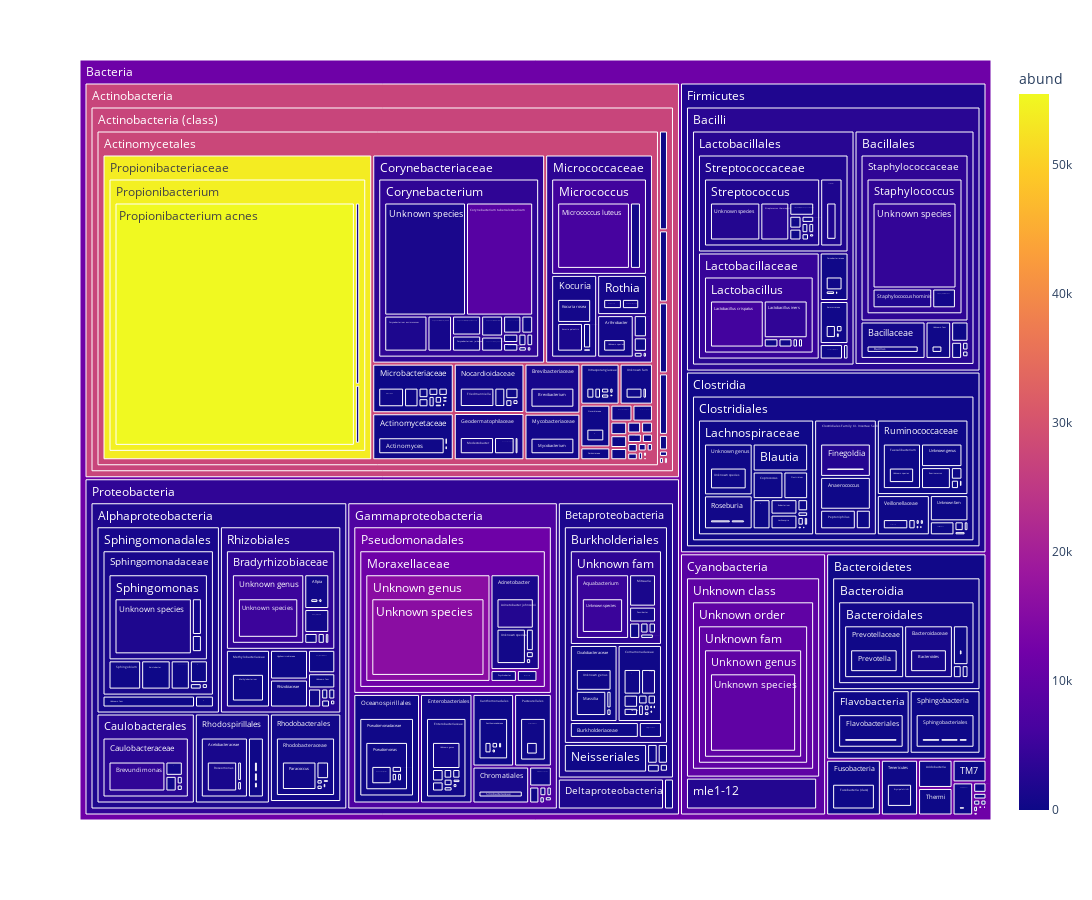

Notebook code cell kept with this figure:
### Code cell
fig = px.treemap(dt_treemap,
  path = ['king', 'phyl', 'class', 'order', 'fam', 'genus', 'species'],
  values = 'abund',
  color = 'abund',
  width = 1400,
  height = 900
)

fig.show()

### Figure 1 — Plotly figure (JSON) as saved in the notebook; plotly's stock layout.template omitted (floating-point values rounded to 4 significant figures; data arrays with more than 128 entries replaced by an {"elided": "..."} marker saying what was removed)
{"data": [{"branchvalues": "total", "customdata": {"elided": "2166x1 float values"}, "domain": {"x": [0, 1], "y": [0, 1]}, "hovertemplate": "labels=%{label}<br>abund_sum=%{value}<br>parent=%{parent}<br>id=%{id}<br>abund=%{color}<extra></extra>", "ids": {"elided": "2166 str values"}, "labels": {"elided": "2166 str values"}, "marker": {"coloraxis": "coloraxis", "colors": {"elided": "2166 float values"}}, "name": "", "parents": {"elided": "2166 str values"}, "type": "treemap", "values": {"elided": "2166 int values"}}], "layout": {"coloraxis": {"colorbar": {"title": {"text": "abund"}}, "colorscale": [[0, "#0d0887"], [0.1111, "#46039f"], [0.2222, "#7201a8"], [0.3333, "#9c179e"], [0.4444, "#bd3786"], [0.5556, "#d8576b"], [0.6667, "#ed7953"], [0.7778, "#fb9f3a"], [0.8889, "#fdca26"], [1, "#f0f921"]]}, "height": 900, "legend": {"tracegroupgap": 0}, "margin": {"t": 60}, "width": 1400}}
